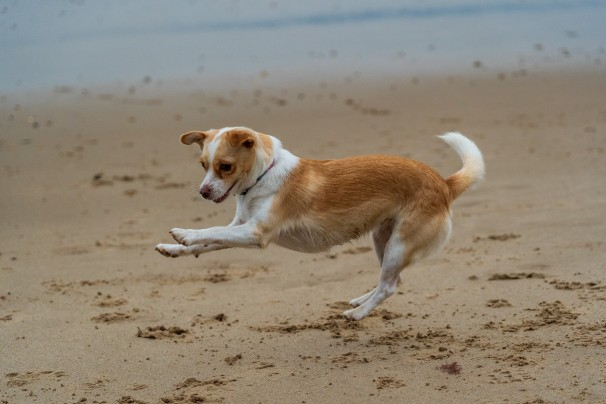
#> input picture Resources/dog.jpg, 606 x 404 px
$ python chapter2.py
#> lines starting #> are read from the running program, lines starting #| are printed output that depends on the picture; after the words box and inside, x2 and y2 are one past the last pixel; in counts of white or black regions, pixels touching at a corner belong together
import cv2
import numpy as np

img = cv2.imread('Resources/dog.jpg')
#> img is the input picture: shape (404, 606, 3); mean B, G, R 116.4, 132.5, 143.3
kernel = np.ones((3,3),np.uint8)


imgGray = cv2.cvtColor(img, cv2.COLOR_BGR2GRAY)
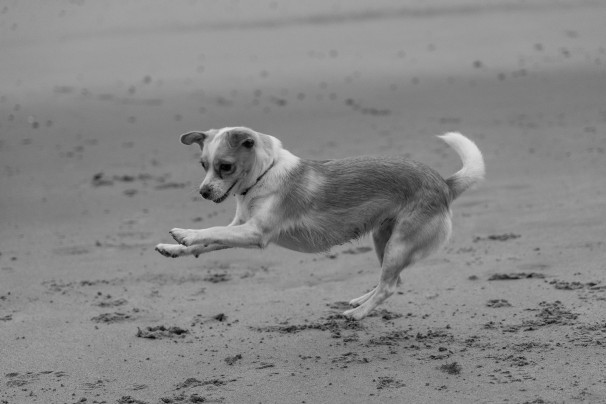
#> imgGray: shape (404, 606); min 1, max 228, mean 133.9
imgBlur = cv2.GaussianBlur(imgGray, (7, 7), 0)
imgCanny = cv2.Canny(img, 150, 200)
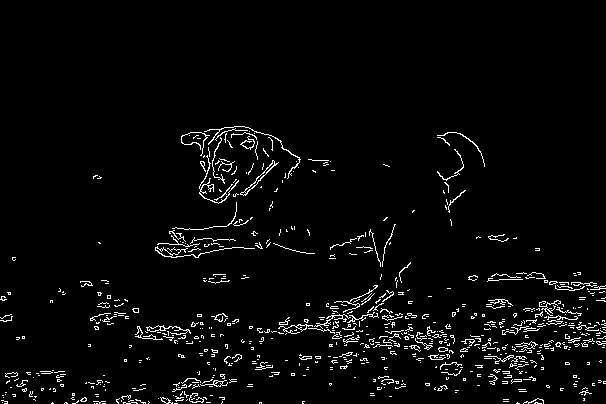
#> imgCanny: shape (404, 606); 3.5% white in thin lines or dots, all inside (x1, y1, x2, y2) = (0, 126, 606, 404)
imgDialation = cv2.dilate(imgCanny, kernel, iterations=1)
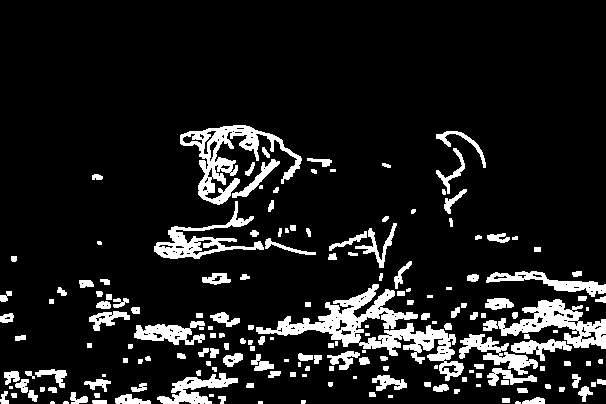
#> imgDialation: shape (404, 606); 11.3% white; 180 white regions (32 under 20 px), largest, box (x1, y1, x2, y2) and area: (256, 284, 464, 381) 4870, (180, 125, 302, 205) 2834, (483, 299, 606, 349) 2353
imgErode = cv2.erode(imgDialation, kernel, iterations=1)
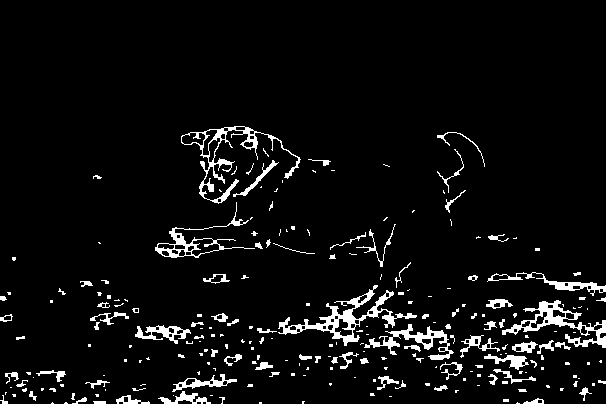
#> imgErode: shape (404, 606); 5.5% white; 239 white regions (154 under 20 px), largest, box (x1, y1, x2, y2) and area: (278, 285, 417, 346) 1613, (181, 126, 301, 204) 1297, (502, 300, 606, 348) 1270

cv2.imshow('img', img)
cv2.imshow('imgGray', imgGray)
cv2.imshow('imgBlur', imgBlur)
cv2.imshow('imgCanny', imgCanny)
cv2.imshow('imgDialation', imgDialation)
cv2.imshow('imgErode', imgErode)
cv2.waitKey(0)
